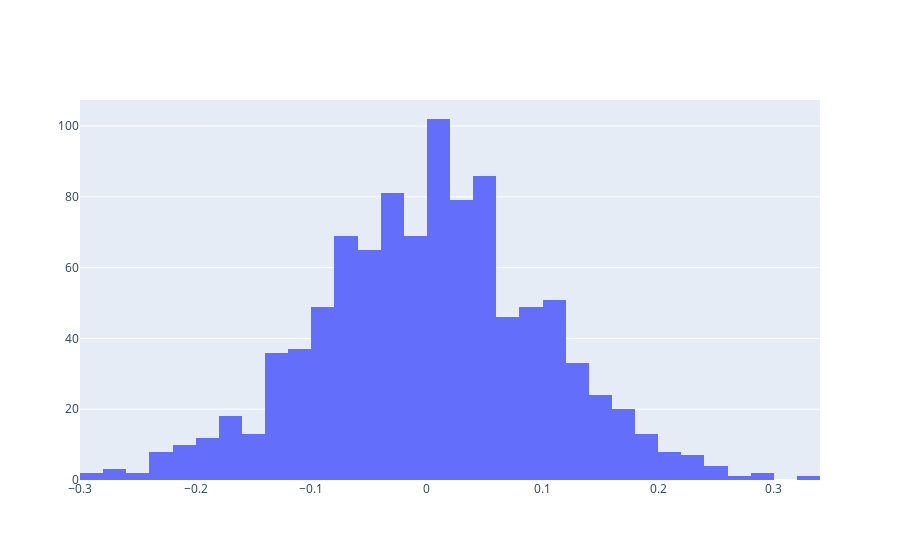

The notebook cell this image was saved under:
### Code cell
import plotly.graph_objects as go

import numpy as np

sample = 1000

# x = np.random.randn(sample)
# x = np.random.uniform(low=-2, high=2, size=sample)
x = np.random.normal(0,0.1, sample)


fig = go.Figure(data=[go.Histogram(x=x)])
fig.show()

### Figure 1 — Plotly figure (JSON) as saved in the notebook; plotly's stock layout.template omitted (floating-point values rounded to 4 significant figures; data arrays with more than 128 entries replaced by an {"elided": "..."} marker saying what was removed)
{"data": [{"type": "histogram", "x": {"elided": "1000 float values"}}], "layout": {}}
